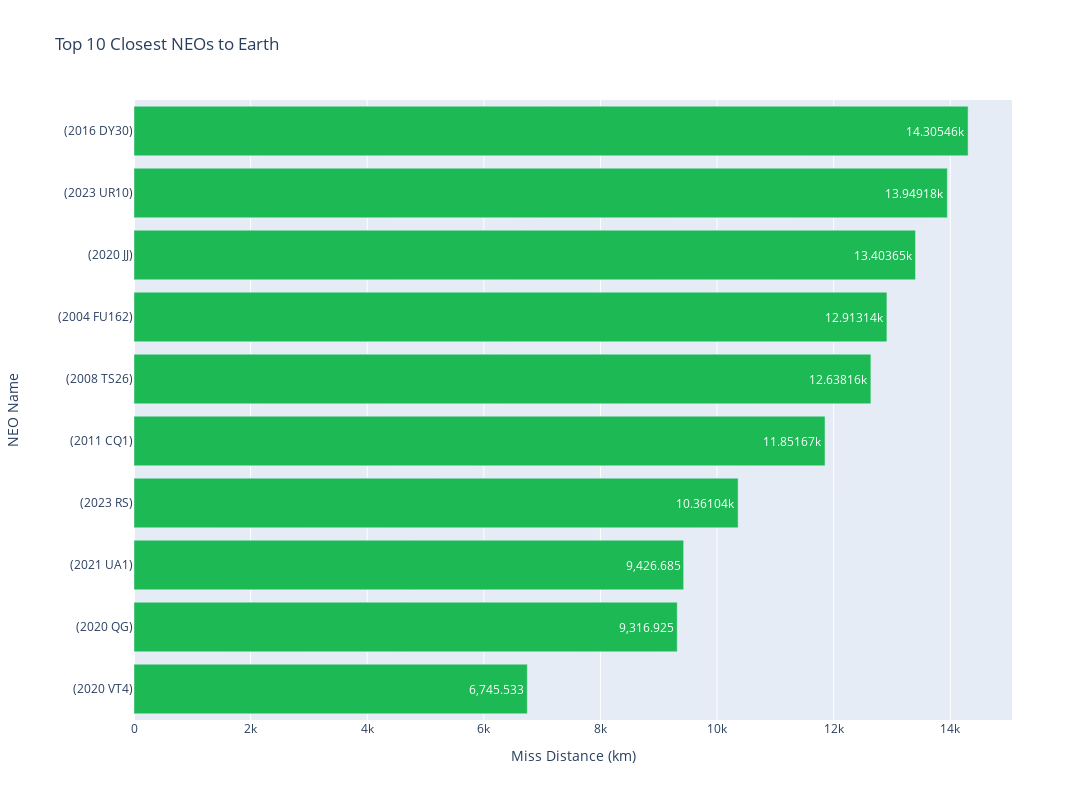

Source (notebook cell):
### Code cell
top_10_closest = df.nsmallest(10, 'miss_distance')

fig5 = px.bar(top_10_closest, 
              x='miss_distance', 
              y='full_name', 
              title='Top 10 Closest NEOs to Earth', 
              text_auto=True,
              labels={'miss_distance': 'Miss Distance (km)', 'full_name': 'NEO Name'},
              color_discrete_sequence=['#1DB954'],
              width=1200, 
              height=800  )

fig5.show()

### Figure 1 — Plotly figure (JSON) as saved in the notebook; plotly's stock layout.template omitted (floating-point values rounded to 4 significant figures)
{"data": [{"alignmentgroup": "True", "hovertemplate": "Miss Distance (km)=%{x}<br>NEO Name=%{y}<extra></extra>", "legendgroup": "", "marker": {"color": "#1DB954", "pattern": {"shape": ""}}, "name": "", "offsetgroup": "", "orientation": "h", "showlegend": false, "textposition": "auto", "texttemplate": "%{x}", "type": "bar", "x": [6746.0, 9317.0, 9427.0, 10360.0, 11850.0, 12640.0, 12910.0, 13400.0, 13950.0, 14310.0], "xaxis": "x", "y": ["       (2020 VT4)", "       (2020 QG)", "       (2021 UA1)", "       (2023 RS)", "       (2011 CQ1)", "       (2008 TS26)", "       (2004 FU162)", "       (2020 JJ)", "       (2023 UR10)", "       (2016 DY30)"], "yaxis": "y"}], "layout": {"barmode": "relative", "height": 800, "legend": {"tracegroupgap": 0}, "title": {"text": "Top 10 Closest NEOs to Earth"}, "width": 1200, "xaxis": {"anchor": "y", "domain": [0, 1], "title": {"text": "Miss Distance (km)"}}, "yaxis": {"anchor": "x", "domain": [0, 1], "title": {"text": "NEO Name"}}}}
